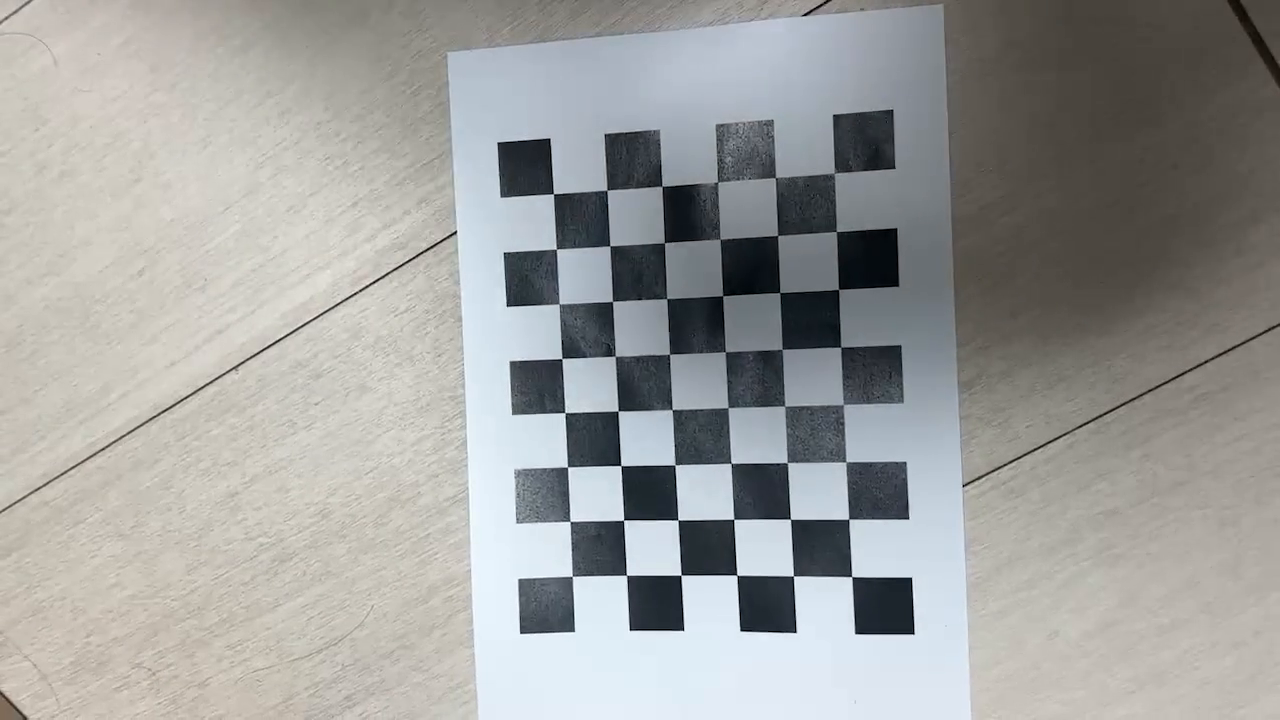
#> input picture frame 30 of data/chessboard.avi, 1280 x 720 px
$ python pose_estimation.py
#> lines starting #> are read from the running program, lines starting #| are printed output that depends on the picture; after the words box and inside, x2 and y2 are one past the last pixel; in counts of white or black regions, pixels touching at a corner belong together
import numpy as np
import cv2 as cv

# 캘리브레이션 결과 (예시값, 실제로는 calibration.py에서 출력된 값 사용)
K = np.array([[432.7390364738057, 0, 476.0614994349778],
              [0, 431.2395555913084, 288.7602152621297],
              [0, 0, 1]])
dist_coeff = np.array([-0.2852754904152874, 0.1016466459919075, -0.0004420196146339175, 0.0001149909868437517, -0.01803978785585194])

video_file = 'data/chessboard.avi'
board_pattern = (8, 6)
board_cellsize = 0.025
criteria = cv.CALIB_CB_ADAPTIVE_THRESH + cv.CALIB_CB_NORMALIZE_IMAGE + cv.CALIB_CB_FAST_CHECK

video = cv.VideoCapture(video_file)
assert video.isOpened(), f'Cannot open video {video_file}'

# 피라미드의 3D 좌표 설정
pyramid_base = board_cellsize * np.array([
    [3, 3, 0], [5, 3, 0], [5, 5, 0], [3, 5, 0]
])
pyramid_top = board_cellsize * np.array([[4, 4, -1]])

# 체스보드 3D 좌표
obj_points = board_cellsize * np.array([[c, r, 0] for r in range(board_pattern[1]) for c in range(board_pattern[0])])

while True:
    valid, img = video.read()
#> img is the input picture: shape (720, 1280, 3); mean B, G, R 156.8, 158.7, 158
    if not valid:
        break

    success, img_points = cv.findChessboardCorners(img, board_pattern, criteria)
#> success = True; img_points = 48 rows, first 8: [833.9, 173.5], [836.5, 231.5], [838.5, 289.4], [840.5, 347.3], [843.3, 404.6], [846.1, 461.6], [848.7, 519.1], [851.7, 576.6]
    if success:
        ret, rvec, tvec = cv.solvePnP(obj_points, img_points, K, dist_coeff)
#> ret = True; rvec = [0.226, 0.456, 1.48]; tvec = [0.151, -0.0521, 0.149]

        # 피라미드 프로젝션
        proj_base, _ = cv.projectPoints(pyramid_base, rvec, tvec, K, dist_coeff)
#> proj_base = [[677.1, 355.9], [677.9, 471], [566.1, 470], [564.1, 361.5]]
        proj_top, _ = cv.projectPoints(pyramid_top, rvec, tvec, K, dist_coeff)
#> proj_top = [[613.8, 426]]

        # 밑면 그리기
        cv.polylines(img, [np.int32(proj_base)], True, (255, 255, 0), 2)
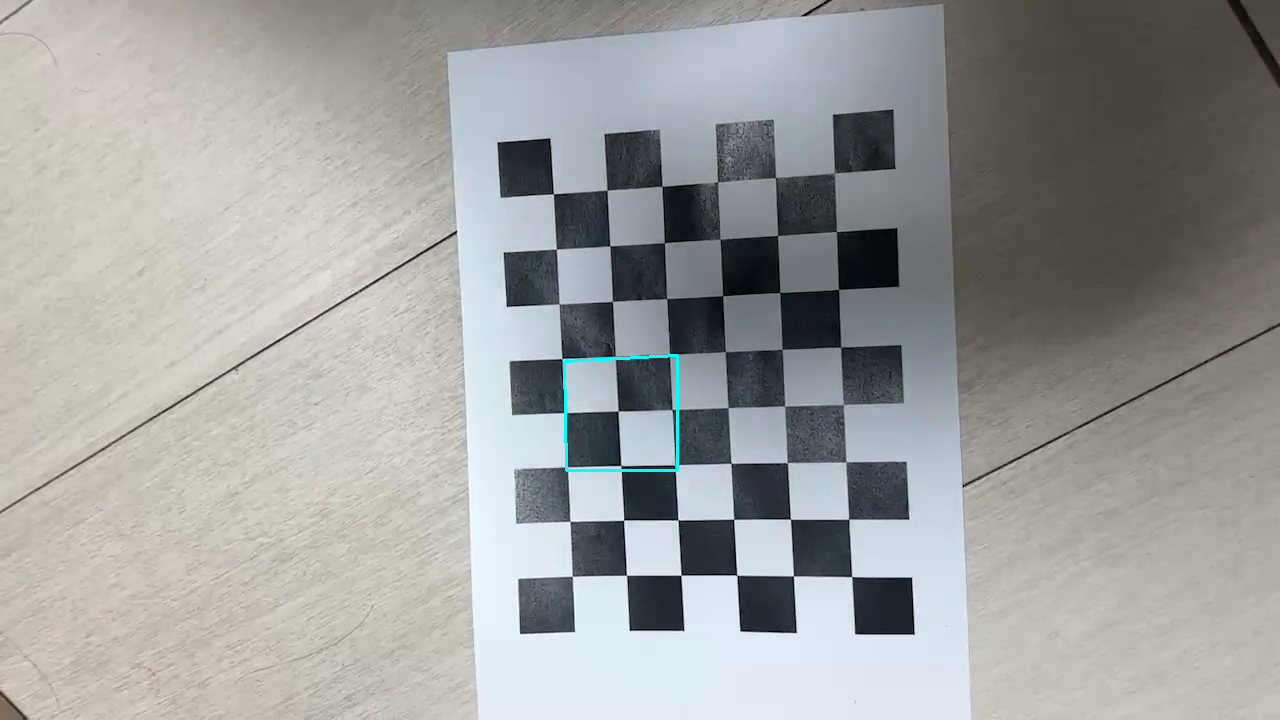
#> img: shape (720, 1280, 3); 0.15% of pixels changed, all inside (x1, y1, x2, y2) = (563, 354, 679, 472)

        # 측면 선 그리기
        for pt in proj_base:
            cv.line(img, tuple(np.int32(pt.flatten())), tuple(np.int32(proj_top[0].flatten())), (0, 255, 255), 2)
#> this loop made 4 passes
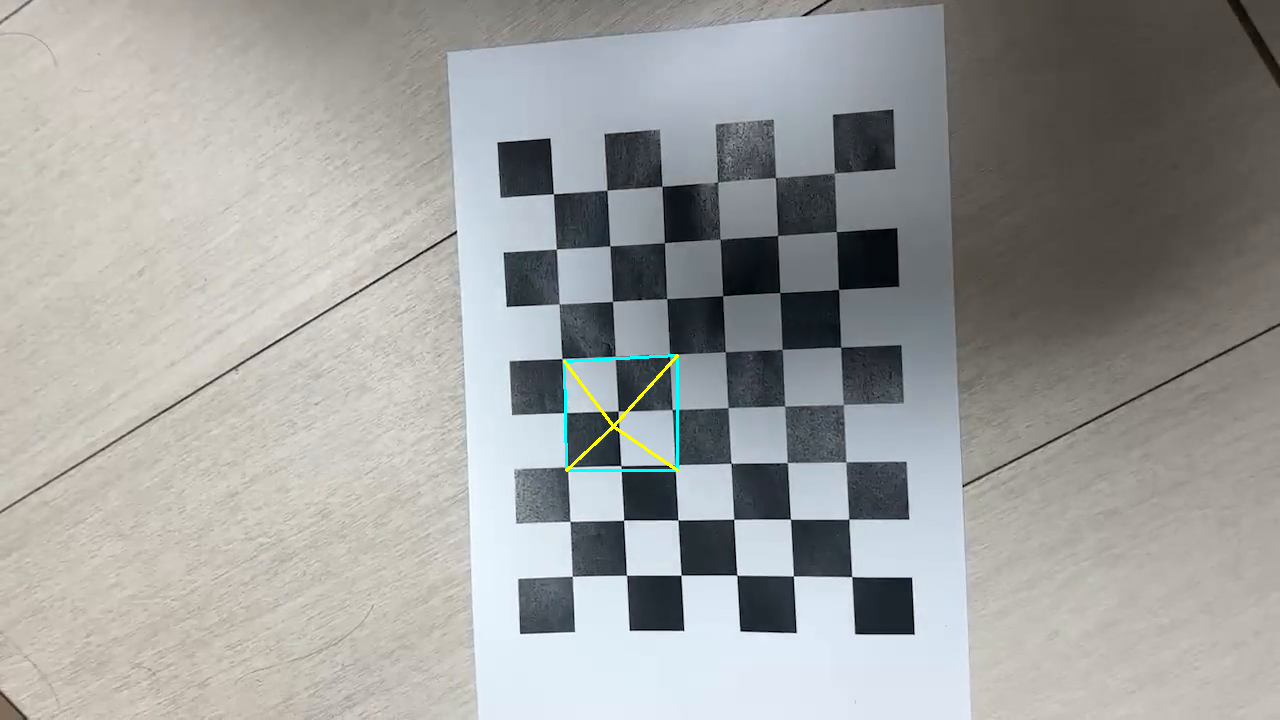
#> img: shape (720, 1280, 3); 0.11% of pixels changed, all inside (x1, y1, x2, y2) = (563, 354, 679, 472)

        # 카메라 위치 정보 표시
        R, _ = cv.Rodrigues(rvec)
#> R = [[0.0227, -0.904, 0.427], [0.988, 0.0864, 0.13], [-0.155, 0.419, 0.895]]
        cam_pos = (-R.T @ tvec).flatten()
#> cam_pos = [0.0712, 0.0782, -0.191]
        cv.putText(img, f'XYZ: [{cam_pos[0]:.2f} {cam_pos[1]:.2f} {cam_pos[2]:.2f}]',
                   (10, 30), cv.FONT_HERSHEY_SIMPLEX, 0.6, (0, 255, 0), 2)
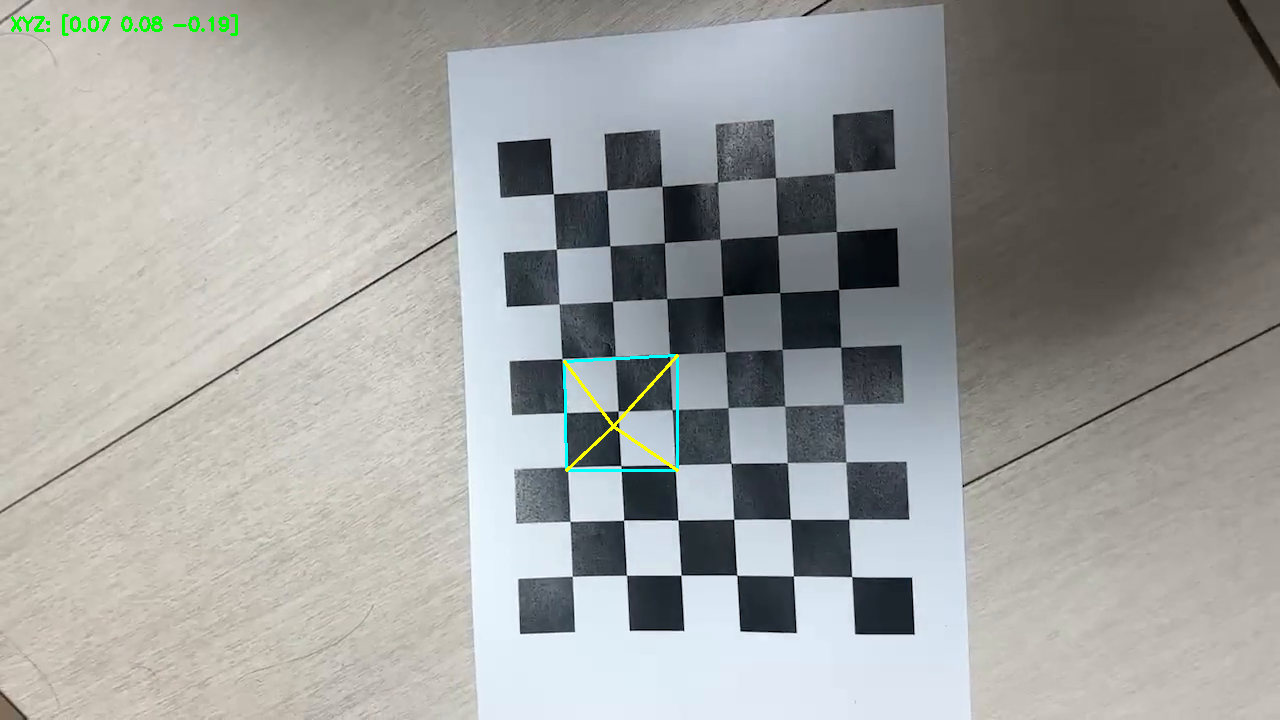
#> img: shape (720, 1280, 3); 0.15% of pixels changed, all inside (x1, y1, x2, y2) = (11, 14, 238, 36)

    cv.imshow('Pose Estimation - Pyramid', img)
    key = cv.waitKey(10)
#> (key Esc is pressed here)
    if key == ord(' '):
        key = cv.waitKey()
    elif key == 27:
        break

video.release()
cv.destroyAllWindows()

$ run again, starting later in the video
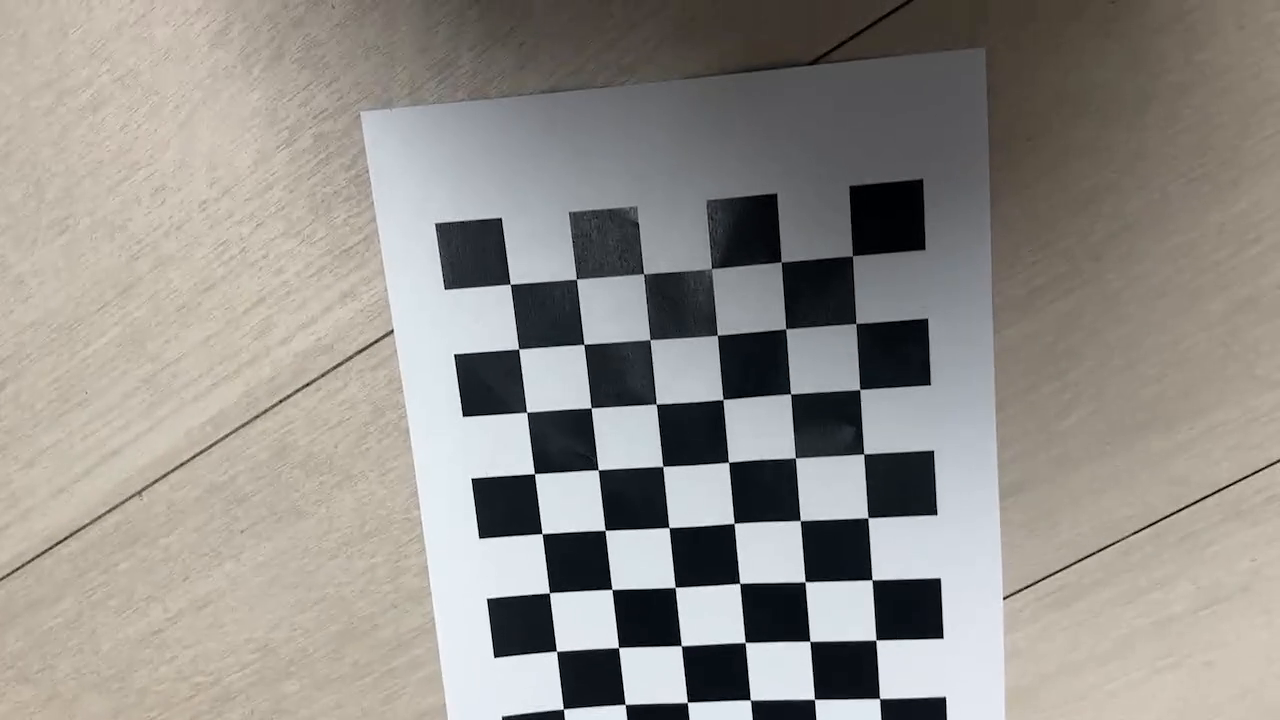
#> input picture frame 136 of data/chessboard.avi, 1280 x 720 px
#> img is the input picture: shape (720, 1280, 3); mean B, G, R 139.1, 144.1, 147.6
#> success = True; img_points = 48 rows, first 8: [852.4, 256], [855.8, 323.6], [859.6, 389.3], [863.6, 454.1], [867.9, 517.8], [872.1, 579.7], [875.8, 640], [879.5, 698.5]
#> ret = True; rvec = [0.0562, 0.0815, 1.45]; tvec = [0.136, -0.0158, 0.13]
#> proj_base = [[673.3, 477.8], [669.1, 585.4], [544.2, 604.3], [535.3, 498.3]]
#> proj_top = [[621.2, 586.8]]
#> the loop `for pt in proj_base:` made 4 passes
#> after the loop `for pt in proj_base:`:
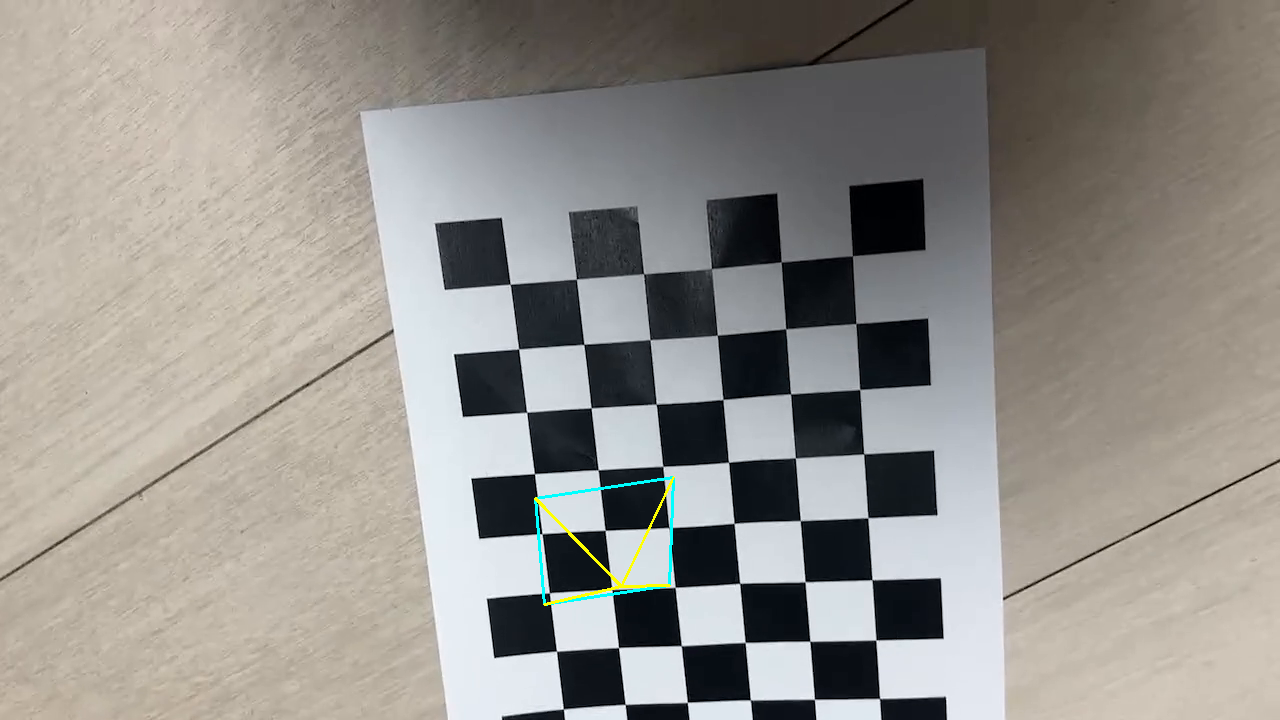
#> img: shape (720, 1280, 3); mean B, G, R 139.1, 144.4, 147.5
#> R = [[0.115, -0.989, 0.0897], [0.993, 0.117, 0.0112], [-0.0215, 0.0878, 0.996]]
#> cam_pos = [0.0028, 0.125, -0.141]
#> `cv.putText(img, f'XYZ: [{cam_pos[0]:.2f} {cam_pos[1]:.2f} {cam_pos[2]:..`:
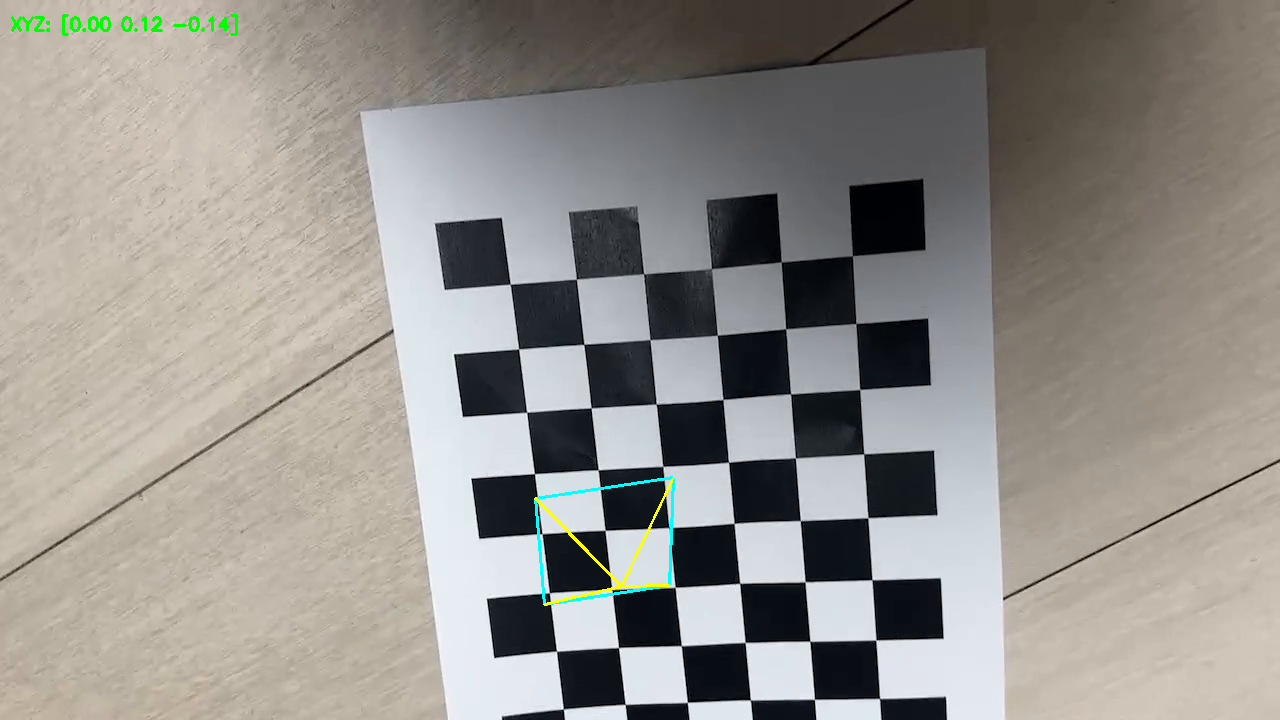
#> img: shape (720, 1280, 3); 0.15% of pixels changed, all inside (x1, y1, x2, y2) = (11, 14, 238, 36)

$ run again, starting later in the video
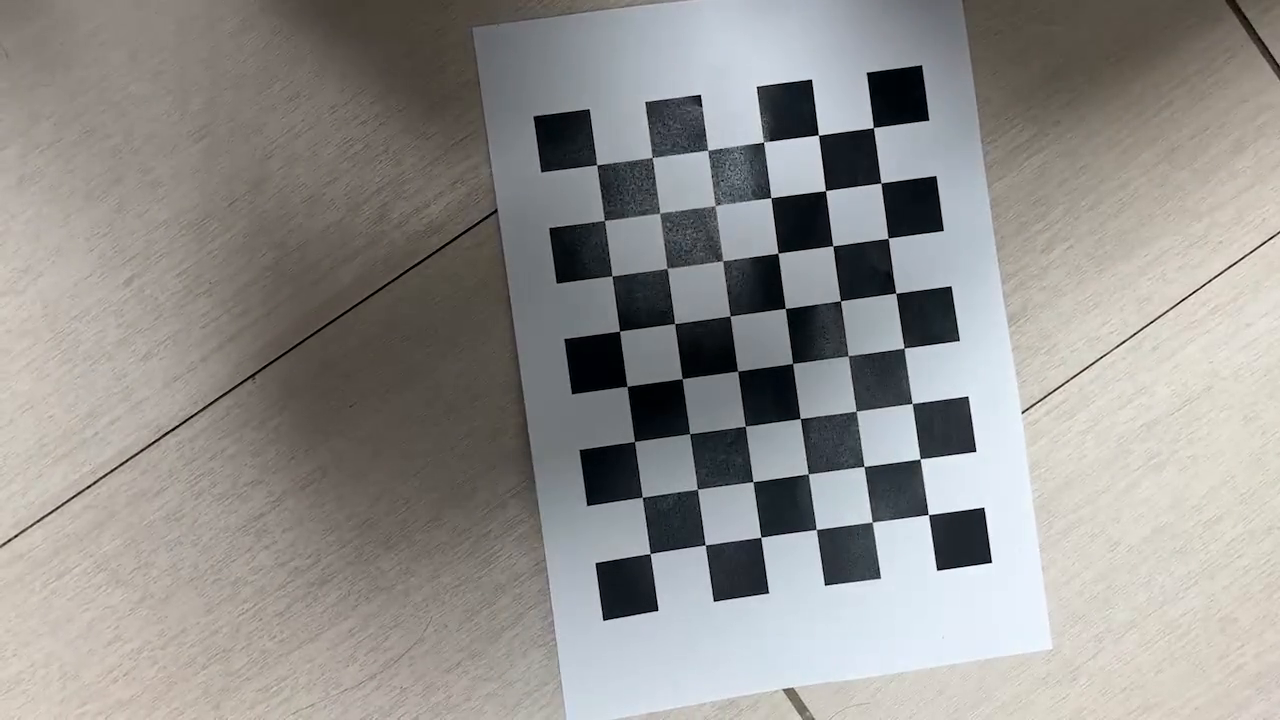
#> input picture frame 242 of data/chessboard.avi, 1280 x 720 px
#> img is the input picture: shape (720, 1280, 3); mean B, G, R 141.8, 144.6, 146.4
#> success = True; img_points = 48 rows, first 8: [873.2, 127.5], [880.8, 183.1], [887.9, 238.2], [895.6, 293.1], [903.9, 348.1], [912.1, 403.4], [920.2, 458.8], [928.4, 514.5]
#> ret = True; rvec = [0.262, 0.297, 1.4]; tvec = [0.168, -0.0732, 0.137]
#> proj_base = [[740, 318.8], [748.4, 431.8], [638.1, 446.8], [626, 336.5]]
#> proj_top = [[697.5, 400.3]]
#> the loop `for pt in proj_base:` made 4 passes
#> after the loop `for pt in proj_base:`:
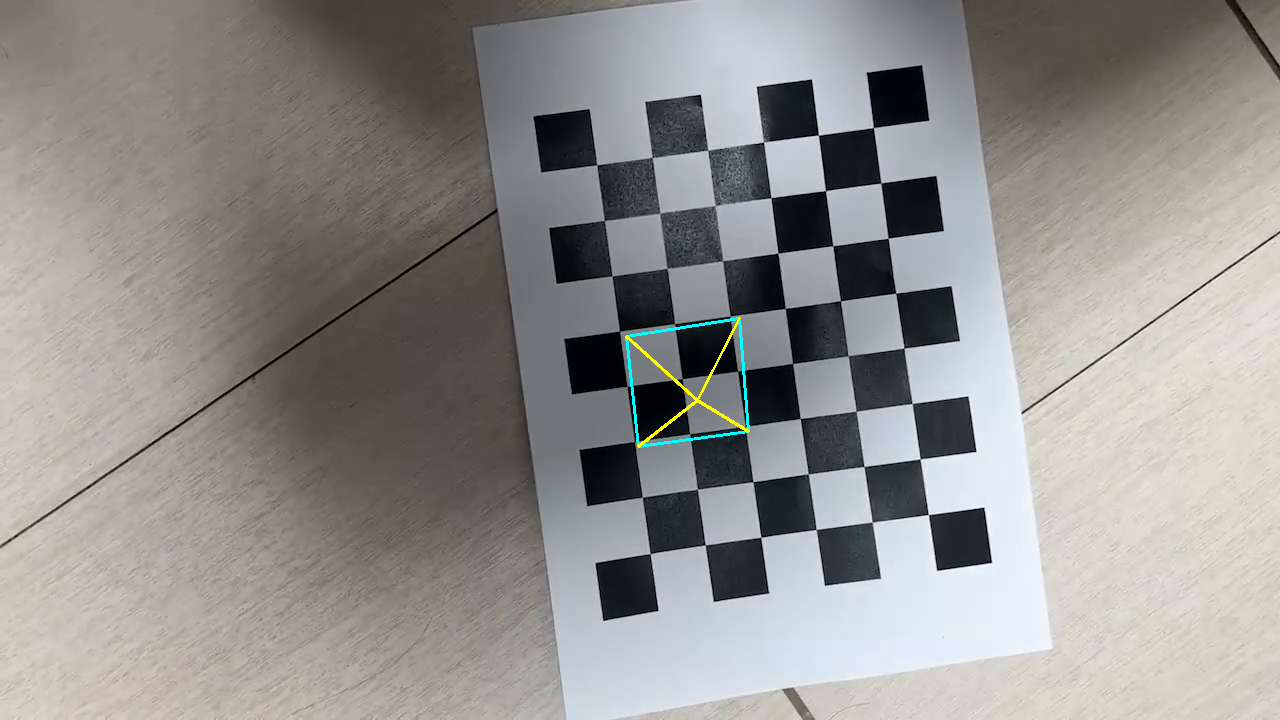
#> img: shape (720, 1280, 3); mean B, G, R 142, 145.1, 146.5
#> R = [[0.149, -0.923, 0.356], [0.988, 0.157, -0.00558], [-0.0507, 0.352, 0.934]]
#> cam_pos = [0.0543, 0.118, -0.188]
#> `cv.putText(img, f'XYZ: [{cam_pos[0]:.2f} {cam_pos[1]:.2f} {cam_pos[2]:..`:
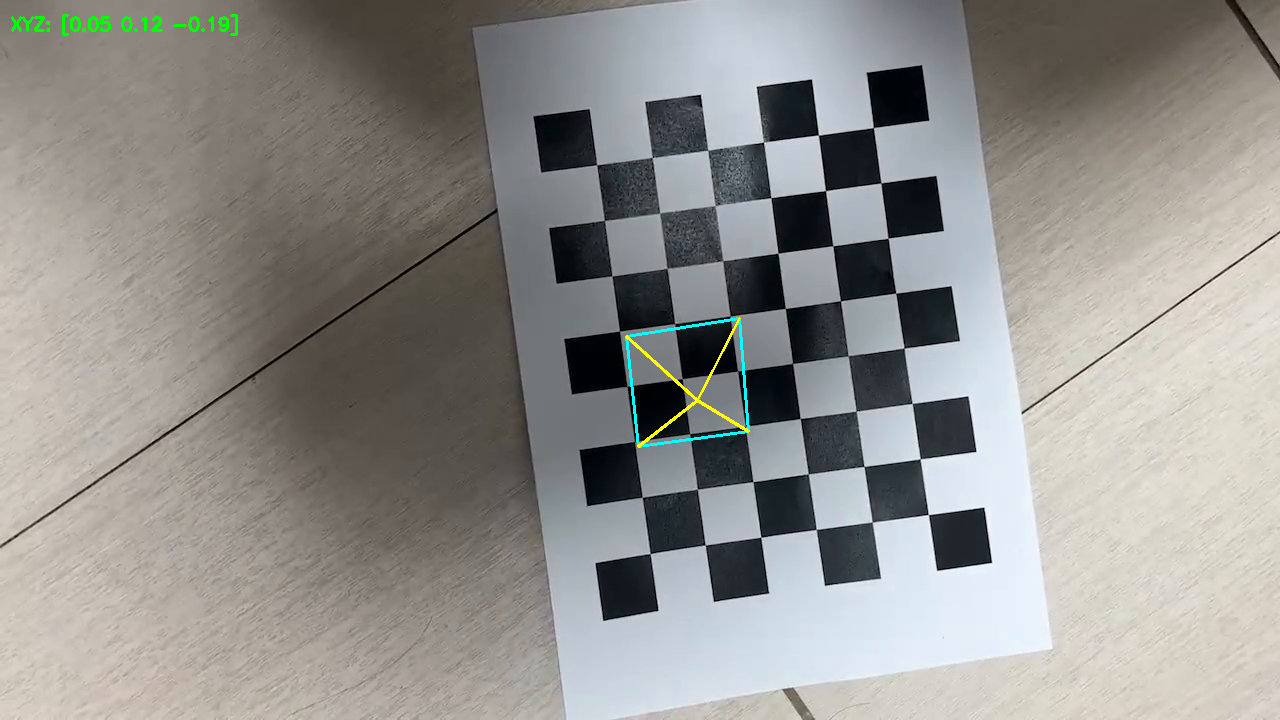
#> img: shape (720, 1280, 3); 0.15% of pixels changed, all inside (x1, y1, x2, y2) = (11, 14, 238, 36)
